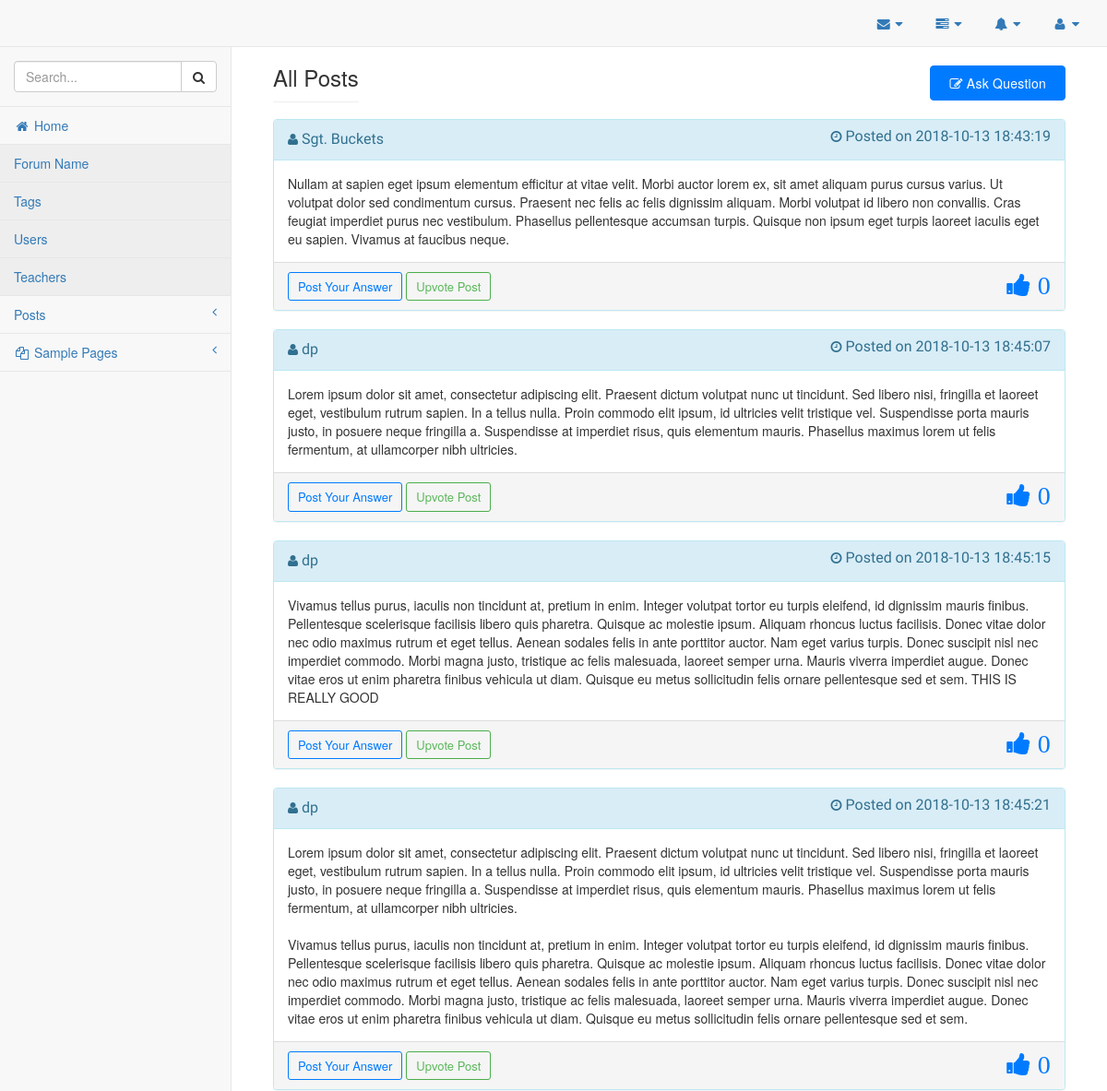
/posts/view-all-posts.php (signed in, upper part), run on an earlier commit of the app's database.
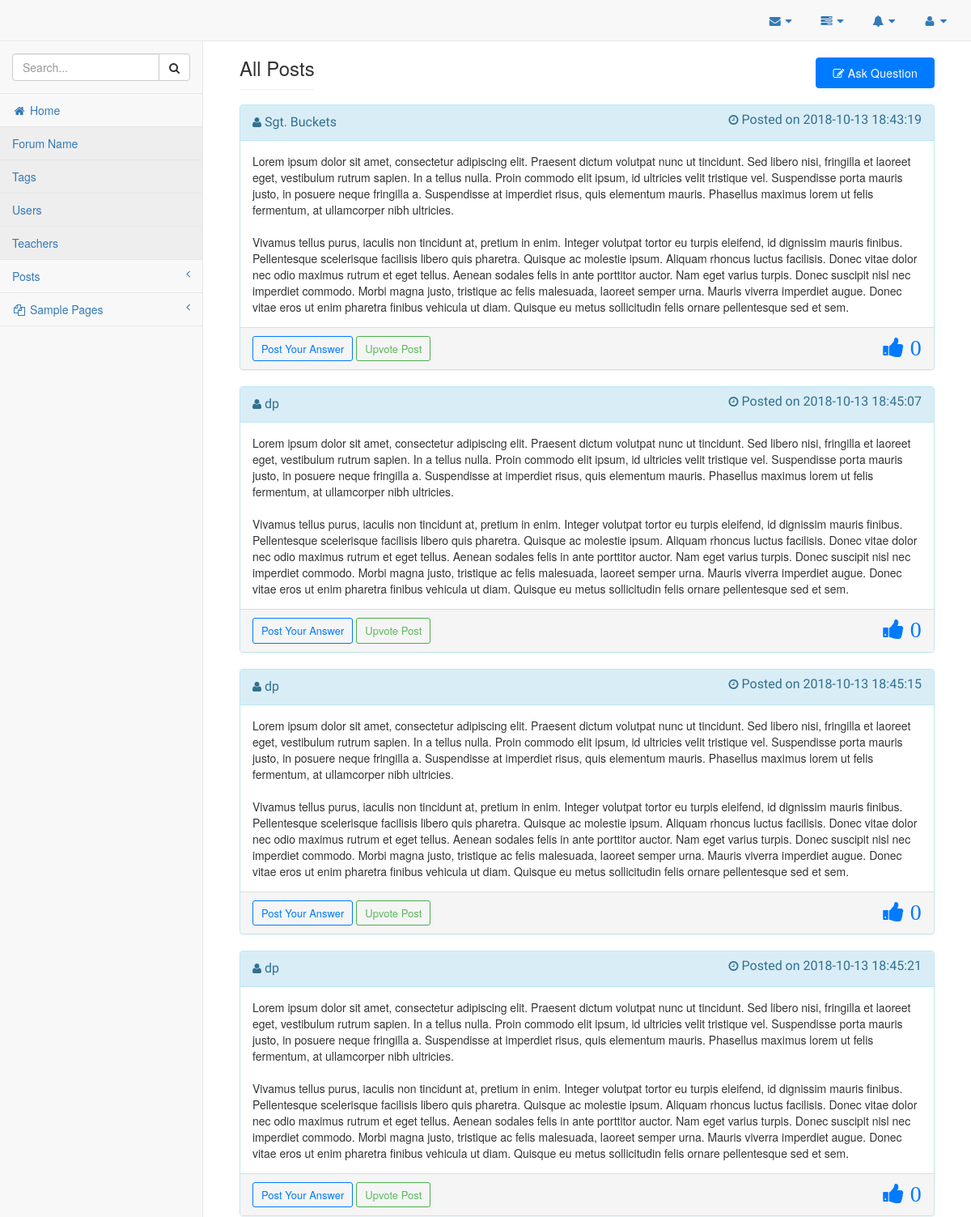
And on a later commit of the database.
### tables this page shows
CREATE TABLE `posts` (
  `post_id` int(11) NOT NULL,
  `post_content` text NOT NULL,
  `post_image` text NOT NULL,
  `post_user_id` int(11) NOT NULL,
  `post_tags` mediumtext NOT NULL,
  `created_at` datetime NOT NULL,
  `deleted_at` datetime NOT NULL,
  `is_deleted` bit(1) NOT NULL DEFAULT b'0',
  `deleted_by` int(11) NOT NULL,
  `updated_at` datetime NOT NULL,
  `updated_by` int(11) NOT NULL,
  `post_points` int(11) NOT NULL
);

CREATE TABLE `users` (
  `user_id` int(11) NOT NULL,
  `first_name` varchar(255) NOT NULL,
  `last_name` varchar(255) NOT NULL,
  `user_name` varchar(255) NOT NULL,
  `user_password` varchar(255) NOT NULL,
  `user_email` varchar(255) NOT NULL,
  `user_dob` date NOT NULL,
  `user_branch` varchar(255) NOT NULL,
  `user_posts` int(11) NOT NULL,
  `user_role` varchar(255) NOT NULL,
  `user_profile_img` text NOT NULL,
  `user_created_at` datetime NOT NULL,
  `is_deleted` bit(1) NOT NULL DEFAULT b'0',
  `deleted_by` int(11) NOT NULL,
  `deleted_at` datetime NOT NULL
);

### classes/Database.php (called while the page is built, shortened)
<?php
    class Database {
        private $servername;
        private $username;
        private $password;
        private $database;
        private $connection;
        public function __construct(){
            $this->servername = "localhost";
            $this->username = "aniket";
            $this->password = "aniket";
            $this->database = "forumdb";
        }
        public function connectDB(){
            $this->connection = new mysqli($this->servername, $this->username, $this->password, $this->database);
        }
        public function getConnection(){
            return $this->connection;
        }
    }
    $database = new Database();
?>

### classes/Posts.php (called while the page is built, shortened)
<?php
	require_once("Database.php");
	class Posts {
		private $connection;
		public function __construct() {
			global $database;
			$this->connection = $database->getConnection();
		}
		public function getAllPosts() {
			$sql = "SELECT * FROM posts WHERE is_deleted = 0";
			$result_set = $this->connection->query($sql);
			return $result_set;
		}
	}
?>

### classes/Users.php (called while the page is built, shortened)
<?php
	require_once("Database.php");
	class Users {
		private $connection;
		public function __construct() {
			global $database;
			$this->connection = $database->getConnection();
		}
		public function getUserDetailsById($user_id, $columns) {
			$sql = "SELECT $columns FROM users WHERE user_id = $user_id";
			$result_set = $this->connection->query($sql);
			return $result_set;
		}
	}
?>

### posts/view-all-posts.php (the view, shortened to what this page needs)
<!DOCTYPE html>
<html lang="en">
<?php
    require_once("../ui-elements/header.php");
?>
<body>
    <div id="wrapper">
        <?php
            require_once("../ui-elements/navigation.php");
        ?>
        <div id="page-wrapper">
            <div class="container-fluid">
                <div class="row">
                    <div class="col-lg-12">
                        <br>
                        <h3 class="page-header show-inline">All Posts</h3>
                        <a href="http://localhost/forum/posts/add-post.php" class="btn-mine btn-bootstrap4-primary-mine ask-quest-btn-alignment"><i class="fa fa-pencil-square-o" aria-hidden="true"></i> Ask Question</a>
                    </div>
                </div>
                <?php
                    require_once("../classes/Posts.php");
                    require_once("../classes/Users.php");
                    $posts = new Posts();
                    $result_set = $posts->getAllPosts();
                    $users = new Users();
                    while($row = mysqli_fetch_assoc($result_set)) {
                        extract($row);
                        $resultant_row = $users->getUserDetailsById($post_user_id, "user_name");
                        extract(mysqli_fetch_assoc($resultant_row));
                ?>
                        <div class="panel panel-info">
                            <div class="panel-heading">
                                <i class="fa fa-user" aria-hidden="true"></i> <div style="font-size: 16px; font-family: 'Cantora One'; display: inline;"><?php echo $user_name; ?></div>
                                <i class="fa fa-clock-o" aria-hidden="true" style="float: right;"><div style="font-size: 16px; font-family: 'Cantora One'; display: inline;"> Posted on <?php echo $created_at; ?></div></i>
                            </div>
                            <div class="panel-body">
                                <?php echo $post_content; ?>
                            </div>
                            <div class="panel-footer">
                                <?php echo '<a href="comments.php?post_id='.$post_id.'&post_user_id='.$post_user_id.'" class="btn btn-outline btn-success-mine btn-sm" style="font-size: 13px;">Post Your Answer</a>'; ?>
                                <a href="" class="btn btn-outline btn-success btn-sm" style="font-size: 13px;">Upvote Post</a>
                                <i class="fa fa-thumbs-up fa-2x" aria-hidden="true" style="float: right; color: #007bff;  letter-spacing:.25px;"> <?php echo $post_points; ?></i>
                            </div>
                        </div>
                <?php
                    }
                ?>
            </div>
        </div>
    </div>

What changed in the data, as far as the page shows it:
changed posts "Sgt. Buckets": post_content "Nullam at sapien eget ipsum elementum efficitur at vitae velit. Morbi auctor lorem ex, sit amet aliquam purus cursus varius. Ut volutpat dolor sed condimentum cursus. Praesent nec felis ac felis dignissim aliquam. Morbi volutpat id libero non convallis. Cras feugiat imperdiet purus nec vestibulum. Phasellus pellentesque accumsan turpis. Quisque non ipsum eget turpis laoreet iaculis eget eu sapien. Vivamus at faucibus neque." → "Lorem ipsum dolor sit amet, consectetur adipiscing elit. Praesent dictum volutpat nunc ut tincidunt. Sed libero nisi, fringilla et laoreet eget, vestibulum rutrum sapien. In a tellus nulla. Proin commodo elit ipsum, id ultricies velit tristique vel. Suspendisse porta mauris justo, in posuere neque fringilla a. Suspendisse at imperdiet risus, quis elementum mauris. Phasellus maximus lorem ut felis fermentum, at ullamcorper nibh ultricies. Vivamus tellus purus, iaculis non tincidunt at, pretium in enim. Integer volutpat tortor eu turpis eleifend, id dignissim mauris finibus. Pellentesque scelerisque facilisis libero quis pharetra. Quisque ac molestie ipsum. Aliquam rhoncus luctus facilisis.…"
changed posts (number 2 of 4 on the later page): post_content "…at ullamcorper nibh ultricies." → "…at ullamcorper nibh ultricies. Vivamus tellus purus, iaculis non tincidunt at, pretium in enim. Integer volutpat tortor eu turpis eleifend, id dignissim mauris finibus. Pellentesque scelerisque facilisis libero quis pharetra. Quisque ac molestie ipsum. Aliquam rhoncus luctus facilisis. Donec vitae dolor nec odio maximus rutrum et eget tellus. Aenean sodales felis in ante porttitor auctor. Nam eget varius turpis. Donec suscipit nisl nec imperdiet commodo. Morbi magna justo, tristique ac felis malesuada, laoreet semper urna. Mauris viverra imperdiet augue. Donec vitae eros ut enim pharetra finibus vehicula ut diam. Quisque eu metus sollicitudin felis ornare pellentesque sed et sem."
changed posts (number 3 of 4 on the later page): post_content "Vivamus tellus purus, iaculis non tincidunt at, pretium in enim. Integer volutpat tortor eu turpis eleifend, id dignissim mauris finibus. Pellentesque scelerisque facilisis libero quis pharetra. Quisque ac molestie ipsum. Aliquam rhoncus luctus facilisis. Donec vitae dolor nec odio maximus rutrum et eget tellus. Aenean sodales felis in ante porttitor auctor. Nam eget varius turpis. Donec suscipit nisl nec imperdiet commodo. Morbi magna justo, tristique ac felis malesuada, laoreet semper urna. Mauris viverra imperdiet augue. Donec vitae eros ut enim pharetra finibus vehicula ut diam. Quisque eu metus sollicitudin felis ornare pellentesque sed et sem. THIS IS REALLY GOOD" → "Lorem ipsum dolor sit amet, consectetur adipiscing elit. Praesent dictum volutpat nunc ut tincidunt. Sed libero nisi, fringilla et laoreet eget, vestibulum rutrum sapien. In a tellus nulla. Proin commodo elit ipsum, id ultricies velit tristique vel. Suspendisse porta mauris justo, in posuere neque fringilla a. Suspendisse at imperdiet risus, quis elementum mauris. Phasellus maximus lorem ut felis fermentum, at ullamcorper nibh ultricies. Vivamus tellus purus, iaculis non tincidunt at, pretium in enim. Integer volutpat tortor eu turpis eleifend, id dignissim mauris finibus. Pellentesque scelerisque facilisis libero quis pharetra. Quisque ac molestie ipsum. Aliquam rhoncus luctus facilisis.…"
